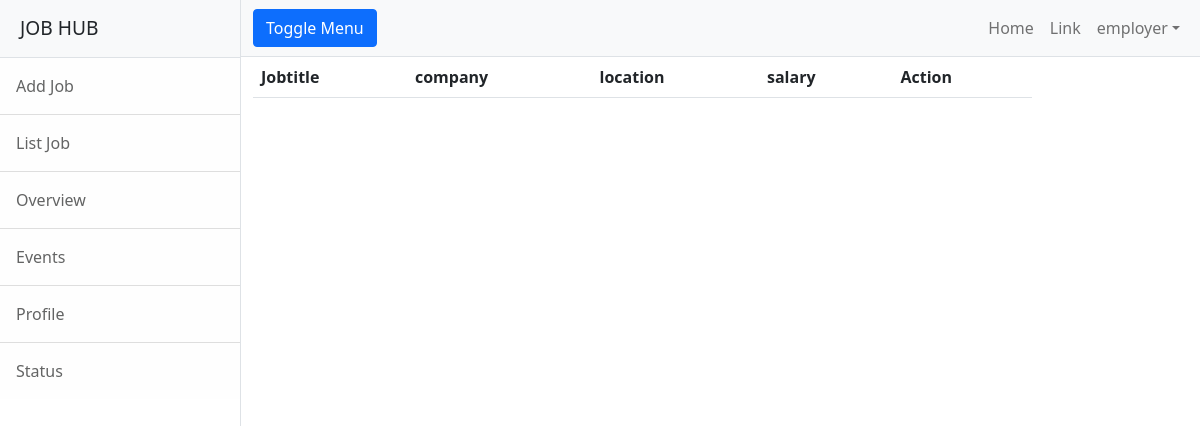
The app's page /employer/jobs/all (signed in), older data.
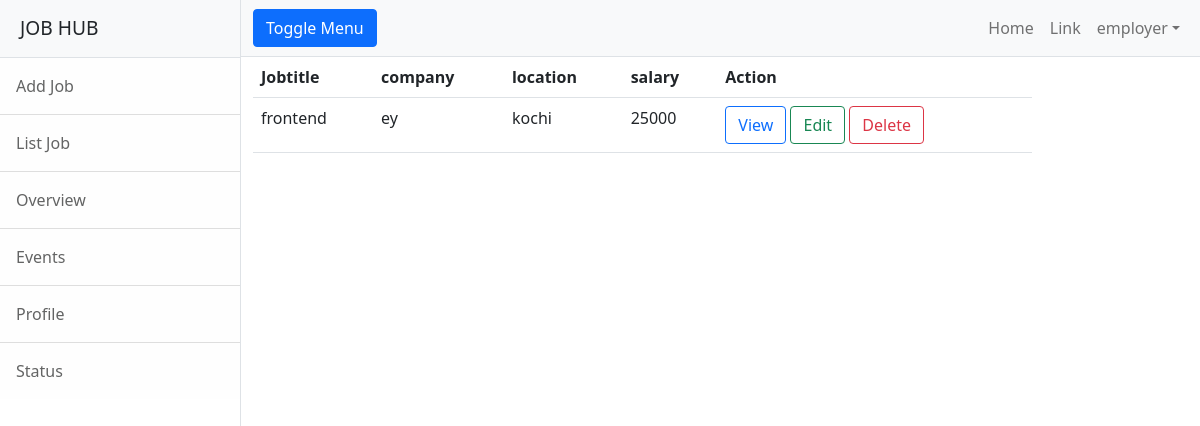
The same page, newer data.
### employer/models.py (models this page shows, shortened)
class Jobs(models.Model):#mapping to table in db
    job_title=models.CharField(max_length=150)
    company=models.ForeignKey(User,on_delete=models.CASCADE,related_name="company")#company is adding the job so it is foreign key-one to many
    location=models.CharField(max_length=150)
    salary=models.PositiveIntegerField(null=True)#if the field is not added it will be added to db
    experience=models.PositiveIntegerField(default=0)#if the person has no experence then it will default as zero but if we added the experience it will change..
    created_date=models.DateField(auto_now_add=True)#obtain automatically current date and time
    last_date=models.DateField(null=True)
    active_status=models.BooleanField(default=True)#

class User(AbstractUser):
    options=(
             ("employer","employer"),
             ("candidate","candidate")
             )
    role=models.CharField(max_length=120,choices=options,default="candidate")
    phone=models.CharField(max_length=12,null=True)

class CompanyProfile(models.Model):
    company_name=models.CharField(max_length=150)
    user=models.OneToOneField(User,on_delete=models.CASCADE,related_name="employer")#related name for parent child referencing..request.user.employer.logo(it will points to companyprofile logo)
    logo=models.ImageField(upload_to="companyprofile",null=True)
    location=models.CharField(max_length=120)
    services=models.CharField(max_length=120)
    description=models.CharField(max_length=200)

### employer/views.py (the view)
# urls.py: path("jobs/all",views.ListJobView.as_view(),name="emp-alljobs"),
class ListJobView(ListView):
    model=Jobs
    context_object_name="jobs"
    template_name="emp-listjob.html"
    def get_queryset(self):#overriding the get queryset because we have to change only orm query set otherwise we have to pass below all commands
        return Jobs.objects.filter(company=self.request.user)

### employer/templates/emp-listjob.html (shortened to what this page needs)
{%extends 'base.html'%}
{%block body_block%}
  <div class="col-10">
      <table class="table">
          <tr>
              <th>Jobtitle</th>
              <th>company</th>
              <th>location</th>
              <th>salary</th>
              <th>Action</th>
          </tr>
          {%for job in jobs%}
          <tr>
              <td>{{job.job_title}}</td>
              <td>{{job.company.employer.company_name}}</td>
              <td>{{job.location}}</td>
              <td>{{job.salary}}</td>
              <td>
                  <a href="{%url 'emp-jobdetails' job.id%}" class="btn btn-outline-primary">View</a>
                  <a href="{%url 'emp-jobedit' job.id%}" class="btn btn-outline-success">Edit</a>
                  <a href="{%url 'emp-jobdelete' job.id%}" class="btn btn-outline-danger">Delete</a>
              </td>
          </tr>
          {%endfor%}
      </table>
  </div>
{%endblock%}

Row changes from the older to the newer data that the page shows:
added Jobs: job_title "frontend", company.employer.company_name "ey", location "kochi", salary "25000"
